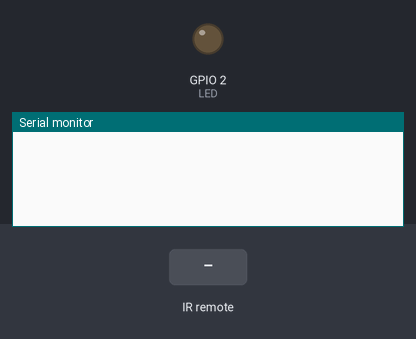
Simulated run of this program. Board: ESP32. Parts: output pins drawn as LEDs (lit = HIGH), the last lines printed to the serial monitor. The inputs (shaded band) are chosen by the test bench.

Above: at 2.8 s.
2.9 s: infrared code 0xF7C03F received
At 4.7 s:
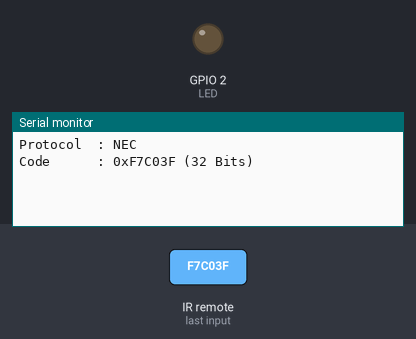
5.5 s: infrared code 0xF740BF received
At 6.6 s:
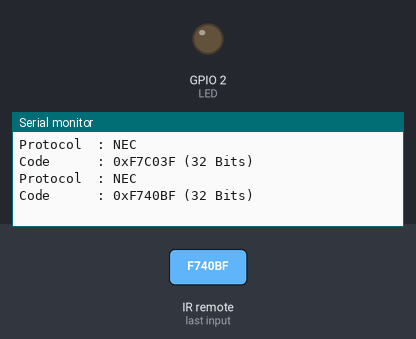

Measured:
- after the input at 2.9 s, the serial monitor: prints a new line after 1.1 s (image 1)
- after the input at 5.5 s, the serial monitor: prints a new line after 0.52 s (image 2)

The program:

main.cpp
```cpp
#include <Arduino.h>
#include <IRremoteESP8266.h>
#include <IRrecv.h>
#include <IRsend.h>
#include <IRutils.h>

#define LED 2

#define IR_RECV_PIN 19
IRrecv irrecv(IR_RECV_PIN);
decode_results results;

#define IR_SEND_PIN 21
IRsend irsend(IR_SEND_PIN);

// Broadlink LED Strip
#define LED_STRIP_ON 0xF7C03F // 32 bits
#define LED_STRIP_OFF 0xF740BF //32 bits

// KDK Fan
#define TOGGLE_FAN 0x40040B218C80 // 48 bits

// Mitsubishi Electric A/C
uint16_t rawDataAcOn[431] = {3530, 1644,  502, 1226,  528, 1216,  502, 326,  544, 362,  504, 338,  530, 1224,  504, 338,  530, 366,  504, 1226,  516, 1220,  506, 366,  502, 1226,  502, 366,  504, 364,  508, 1224,  508, 1222,  506, 360,  504, 1224,  508, 1222,  522, 354,  504, 366,  502, 1226,  476, 396,  528, 340,  476, 1256,  502, 368,  502, 366,  506, 362,  476, 396,  504, 364,  504, 364,  502, 362,  476, 398,  506, 362,  528, 340,  474, 392,  516, 364,  478, 396,  532, 336,  530, 338,  530, 336,  530, 338,  528, 340,  534, 332,  514, 362,  476, 1256,  476, 396,  530, 336,  534, 330,  542, 332,  534, 334,  532, 1196,  478, 1254,  474, 400,  476, 396,  530, 340,  530, 336,  532, 336,  530, 1202,  474, 400,  532, 346,  504, 366,  530, 336,  476, 394,  530, 340,  564, 1178,  528, 1202,  532, 340,  532, 1194,  528, 1198,  502, 368,  530, 338,  530, 1198,  530, 1206,  544, 326,  530, 1200,  528, 1200,  528, 1204,  524, 1204,  526, 340,  446, 1286,  522, 344,  522, 344,  520, 1208,  472, 396,  518, 1208,  514, 1218,  490, 376,  446, 424,  488, 378,  488, 376,  474, 400,  480, 388,  482, 384,  448, 428,  482, 390,  480, 386,  472, 402,  476, 394,  474, 412,  454, 416,  448, 420,  424, 444,  428, 440,  446, 418,  448, 422,  424, 444,  448, 424,  424, 442,  422, 446,  444, 428,  444, 432,  416, 450,  442, 430,  416, 452,  414, 458,  412, 452,  414, 458,  412, 454,  438, 434,  412, 450,  442, 432,  414, 454,  416, 460,  440, 430,  440, 430,  412, 454,  412, 458,  414, 460,  414, 454,  412, 456,  414, 454,  440, 428,  412, 456,  412, 458,  412, 454,  410, 1316,  440, 1292,  410, 462,  438, 1292,  414, 454,  438, 1296,  438, 1318,  390, 458,  412, 17204,  3506, 1746,  414, 1328,  414, 1314,  388, 480,  388, 480,  388, 482,  388, 1342,  366, 502,  364, 504,  364, 1366,  362, 1368,  360, 506,  364, 1366,  398, 472,  388, 488,  388, 1340,  390, 1344,  388, 480,  390, 1342,  388, 1348,  362, 518,  362, 504,  362, 1390,  340, 530,  338, 502,  388, 1372,  336, 532,  338, 532,  336, 530,  336, 532,  338, 530,  338, 530,  338, 528,  362, 506,  362, 512,  336, 532,  362, 510,  338, 532,  360, 518,  336, 530,  362, 518,  338, 528,  336, 534,  336, 534,  334, 532,  338, 556,  308, 1420,  310, 554,  336, 534,  336, 534,  332, 536,  308, 560,  306, 1422,  332, 1396,  284, 610,  256, 586,  284, 610,  254, 608,  284, 590,  258, 1498,  230, 618,  248, 616,  254, 634,  234, 662,  228, 638,  230, 636,  210, 1524,  202, 1554,  202, 720,  112};  // MITSUBISHI_AC
uint8_t state[18] = {0x23, 0xCB, 0x26, 0x01, 0x00, 0x20, 0x18, 0x04, 0x36, 0x7B, 0x69, 0x00, 0x00, 0x00, 0x00, 0x00, 0x00, 0x6B};

void flash_led() {
  digitalWrite(LED, HIGH);
  delay(100);
  digitalWrite(LED, LOW);
}

void pulse_led_strip() {
  irsend.sendNEC(LED_STRIP_ON, 32);
  delay(1000);
  irsend.sendNEC(LED_STRIP_OFF, 32);
}

void setup() {
  Serial.begin(115200);
  pinMode(LED, OUTPUT);
  irrecv.enableIRIn();
  irsend.begin();
}

void loop() {

  irsend.sendMitsubishiAC((unsigned char*)state, 18);
  delay(2000);

  if (irrecv.decode(&results)) {

    Serial.println(resultToHumanReadableBasic(&results));

    irrecv.resume();
  }

  delay(10);
}
```
